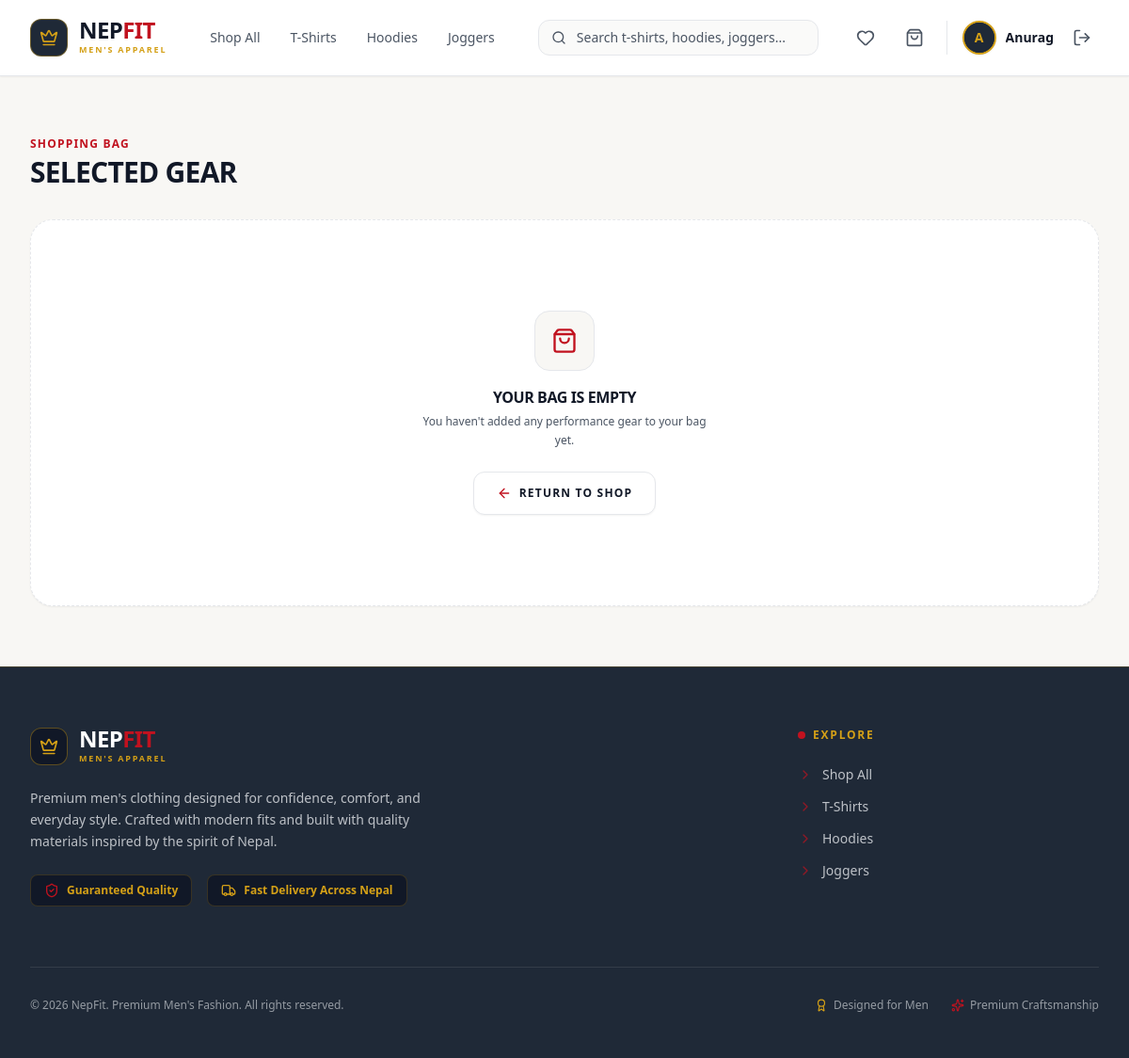
Before: /cart/ (signed in) with the older database file.
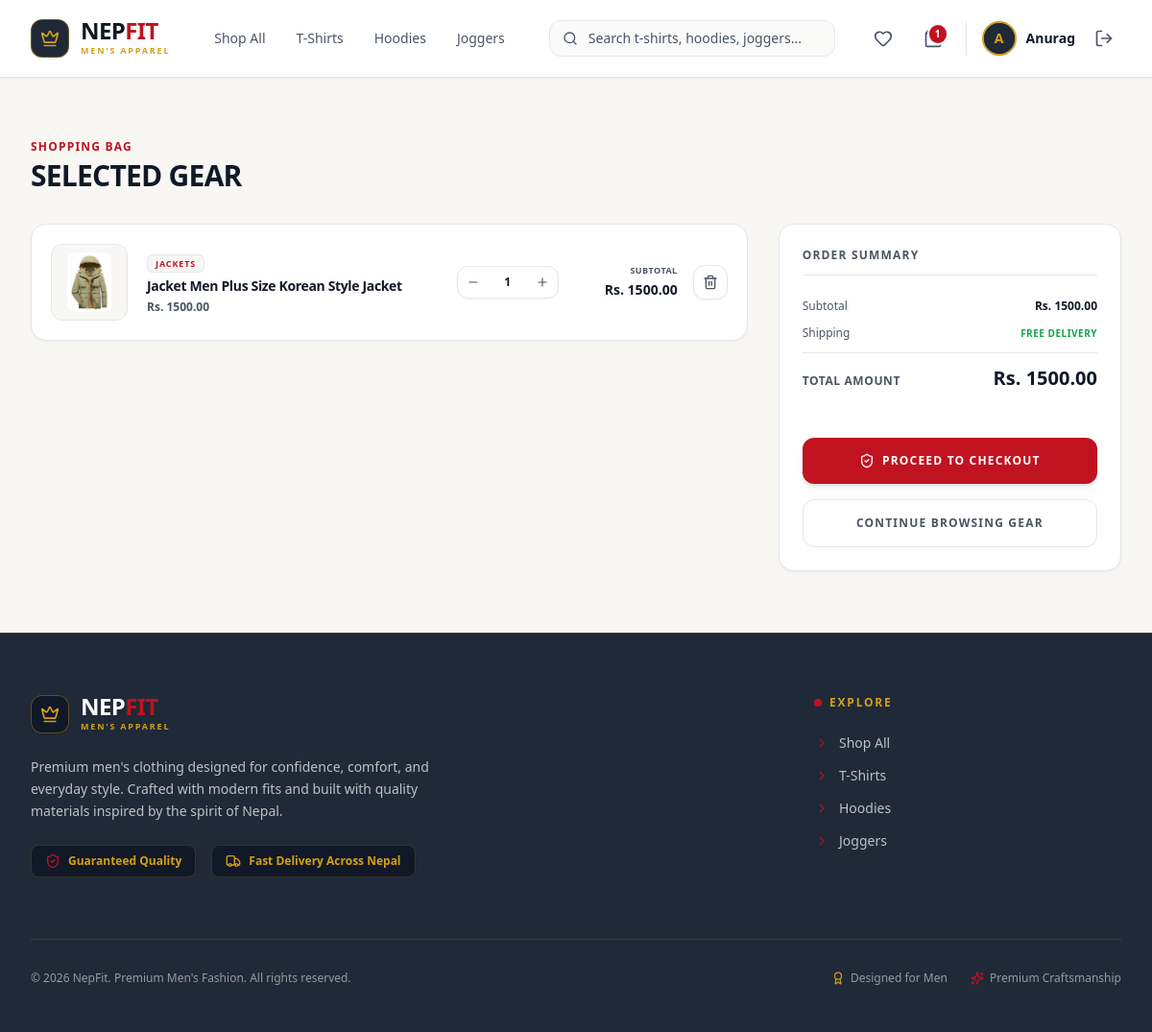
After: the same page with the newer database file.
### nf_app/models.py (models this page shows, shortened)
class User(AbstractUser):
    phone = models.CharField(max_length=20, blank=True)
    address = models.TextField(blank=True)
    profile_picture = models.ImageField(upload_to='images/user/', blank=True, null=True)

class Cart(models.Model):
    customer = models.OneToOneField(User, on_delete=models.CASCADE, related_name='cart')

class CartItem(models.Model):
    cart = models.ForeignKey(Cart, on_delete=models.CASCADE, related_name='items')
    product = models.ForeignKey(Product, on_delete=models.CASCADE)
    selected_size = models.CharField(max_length=10, choices=Product.Size.choices, default=Product.Size.MEDIUM)
    quantity = models.PositiveIntegerField(default=1)
    @property
    def total_price(self):
        return self.product.price * self.quantity

class Product(models.Model):
    class Category(models.TextChoices):
        SHIRTS = 'shirts', 'Shirts'
        T_SHIRTS = 't_shirts', 'T-Shirts'
        PANTS = 'pants', 'Pants'
        HOODIES = 'hoodies', 'Hoodies'
        JACKETS = 'jackets', 'Jackets'
        SWEATSHIRTS = 'sweatshirts', 'Sweatshirts'
        JOGGERS = 'joggers', 'Joggers'
        SHORTS = 'shorts', 'Shorts'
    class Size(models.TextChoices):
        SMALL = 'S', 'Small'
        MEDIUM = 'M', 'Medium'
        LARGE = 'L', 'Large'
        XLARGE = 'XL', 'Extra Large'
        XXLARGE = 'XXL', 'Double Extra Large'
    name = models.CharField(max_length=255)
    brand = models.CharField(max_length=100, default='NepFit', help_text="Brand name (e.g., NepFit)")
    category = models.CharField(max_length=30, choices=Category.choices)
    size = models.CharField(max_length=10, choices=Size.choices, default=Size.MEDIUM, help_text="Default size for this product")
    description = models.TextField(help_text="Product details, fabric materials, and sizing guide.")
    price = models.DecimalField(max_digits=10, decimal_places=2)
    stock = models.PositiveIntegerField(default=10)
    product_image = models.ImageField(upload_to='images/products/')
    is_active = models.BooleanField(default=True)
    created_at = models.DateTimeField(auto_now_add=True)

### nf_app/views/cart_view.py (the view)
# urls.py: path('cart/', cart_view, name='cart'),
@login_required
def cart_view(request):
    if request.user.is_staff:
        messages.error(request, "Staff members cannot access the cart.")
        return redirect('home')
    cart, created = Cart.objects.get_or_create(customer=request.user)
    cart_items = CartItem.objects.filter(cart=cart)
    total_price = sum(item.product.price * item.quantity for item in cart_items)
    return render(request, 'main/cart_page.html', {'cart_items': cart_items, 'total_price': total_price})

### nf_app/templates/main/cart_page.html (shortened to what the changed rows need)
<!DOCTYPE html>
<html lang="en">
<head>
    {% load static %}
    <link href="{% static 'css/styles.css' %}" rel="stylesheet" />
</head>
<body class="bg-[#F8F7F4] text-[#4B5563] font-sans min-h-screen flex flex-col antialiased">
    {% include 'components/_navbar.html' %}
    <main class="flex-grow max-w-7xl w-full mx-auto px-4 sm:px-6 lg:px-8 py-10 lg:py-16">
        <div class="mb-8">
            <h1 class="text-xs font-extrabold uppercase tracking-widest text-[#C1121F] mb-1">Shopping Bag</h1>
        </div>
        {% if cart_items %}
            <div class="grid grid-cols-1 lg:grid-cols-3 gap-8 items-start">
                <div class="lg:col-span-2 space-y-4">
                    {% for item in cart_items %}
                        <div class="bg-[#FFFFFF] border border-[#E5E7EB] rounded-2xl p-4 sm:p-5 flex flex-col sm:flex-row items-center justify-between gap-5 hover:border-[#1F2937]/30 transition-all shadow-sm">
                            <div class="flex flex-col sm:flex-row items-center gap-5 w-full sm:w-auto">
                                <div class="w-20 h-20 bg-[#F8F7F4] border border-[#E5E7EB] rounded-xl overflow-hidden flex items-center justify-center p-2 shrink-0">
                                    {% if item.product.product_image %}
                                        <img src="{{ item.product.product_image.url }}" alt="{{ item.product.name }}" class="max-w-full max-h-full object-contain rounded-lg">
                                    {% else %}
                                        <i data-lucide="image-off" class="w-6 h-6 text-[#E5E7EB]"></i>
                                    {% endif %}
                                </div>
                                <div class="space-y-1 text-center sm:text-left">
                                    <span class="text-[9px] font-extrabold uppercase tracking-widest text-[#C1121F] bg-[#F8F7F4] border border-[#E5E7EB] px-2 py-0.5 rounded-md">
                                        {{ item.product.get_category_display }}
                                    </span>
                                    <h3 class="font-extrabold text-[#111827] text-sm tracking-tight line-clamp-1 mt-1">
                                        {{ item.product.name }}
                                    </h3>
                                    <p class="text-xs font-bold text-[#4B5563]">
                                        Rs. {{ item.product.price|floatformat:2 }}
                                    </p>
                                </div>
                            </div>
                            <div class="flex items-center justify-between sm:justify-end gap-6 w-full sm:w-auto border-t sm:border-t-0 border-[#E5E7EB] pt-4 sm:pt-0">
                                <div class="flex items-center border border-[#E5E7EB] rounded-xl overflow-hidden bg-[#FFFFFF] shadow-sm">
                                    <a href="/cart/decrease/{{ item.product.id }}/" class="w-8 h-8 flex items-center justify-center text-[#4B5563] hover:text-[#C1121F] hover:bg-[#F8F7F4] transition-colors">
                                        <i data-lucide="minus" class="w-3.5 h-3.5"></i>
                                    </a>
                                    <span class="w-10 text-center text-xs font-extrabold text-[#111827]">
                                        {{ item.quantity }}
                                    </span>
                                    <a href="/cart/increase/{{ item.product.id }}/" class="w-8 h-8 flex items-center justify-center text-[#4B5563] hover:text-[#C1121F] hover:bg-[#F8F7F4] transition-colors">
                                        <i data-lucide="plus" class="w-3.5 h-3.5"></i>
                                    </a>
                                </div>
                                <div class="flex items-center gap-4 shrink-0">
                                    <div class="text-right hidden sm:block shrink-0 min-w-[100px]">
                                        <span class="text-[9px] text-[#4B5563] block uppercase font-bold tracking-wider whitespace-nowrap">Subtotal</span>
                                        <span class="text-sm font-black text-[#111827] whitespace-nowrap">Rs. {{ item.total_price|floatformat:2 }}</span>
                                    </div>
                                    <a href="/cart/remove/{{ item.product.id }}/" class="w-9 h-9 bg-[#FFFFFF] hover:bg-[#B91C1C]/10 border border-[#E5E7EB] hover:border-[#B91C1C]/30 text-[#4B5563] hover:text-[#B91C1C] rounded-xl transition-all flex items-center justify-center shadow-sm" title="Remove Item">
                                        <i data-lucide="trash-2" class="w-4 h-4"></i>
                                    </a>
                                </div>
                            </div>
                        </div>
                    {% endfor %}
                </div>
                <div class="bg-[#FFFFFF] border border-[#E5E7EB] rounded-2xl p-6 space-y-6 lg:sticky lg:top-24 shadow-sm">
                    <h2 class="text-xs font-extrabold uppercase tracking-widest text-[#4B5563] border-b border-[#E5E7EB] pb-3">Order Summary</h2>
                    <div class="space-y-3">
                        <div class="flex justify-between items-center text-xs">
                            <span class="text-[#4B5563] font-medium">Subtotal</span>
                            <span class="font-bold text-[#111827]">Rs. {{ total_price|floatformat:2 }}</span>
                        </div>
                        <div class="flex justify-between items-center text-xs">
                            <span class="text-[#4B5563] font-medium">Shipping</span>
                            <span class="font-extrabold text-[#16A34A] uppercase tracking-wider text-[10px]">Free Delivery</span>
                        </div>
                        <div class="border-t border-[#E5E7EB] pt-3 flex justify-between items-baseline">
                            <span class="text-xs font-extrabold uppercase tracking-wider text-[#4B5563]">Total Amount</span>
                            <span class="text-xl font-black text-[#111827]">Rs. {{ total_price|floatformat:2 }}</span>
                        </div>
                    </div>
                    <form method="POST" action="/payment/initiate/" class="space-y-4 pt-2">
                        <button type="button" id="action_button" class="w-full bg-[#C1121F] hover:bg-[#9B0D18] text-[#FFFFFF] font-extrabold py-4 px-6 rounded-xl text-xs uppercase tracking-widest transition-all flex items-center justify-center gap-2 shadow-md hover:shadow-lg hover:-translate-y-0.5 cursor-pointer">
                            <i data-lucide="shield-check" class="w-4 h-4"></i>
                            <span id="button_text">Proceed to Checkout</span>
                        </button>
                        <a href="/products/" class="w-full bg-transparent hover:bg-[#E5E7EB]/50 text-[#4B5563] hover:text-[#111827] font-bold py-4 px-6 rounded-xl text-xs uppercase tracking-widest transition-all flex items-center justify-center gap-2 border border-[#E5E7EB]">
                            Continue Browsing Gear
                        </a>
                    </form>
                </div>
            </div>
        {% else %}
            <div class="flex flex-col items-center justify-center text-center py-24 border border-dashed border-[#E5E7EB] rounded-3xl bg-[#FFFFFF] shadow-sm">
                <div class="w-16 h-16 bg-[#F8F7F4] rounded-2xl flex items-center justify-center border border-[#E5E7EB] mb-4">
                    <i data-lucide="shopping-bag" class="w-7 h-7 text-[#C1121F]"></i>
                </div>
                <h3 class="text-[#111827] font-black text-base tracking-tight uppercase">Your Bag is Empty</h3>
                <p class="text-xs text-[#4B5563] mt-1 max-w-xs leading-relaxed mb-6">You haven't added any performance gear to your bag yet.</p>
                <a href="/products/" class="bg-[#FFFFFF] hover:bg-[#F8F7F4] border border-[#E5E7EB] text-[#111827] font-extrabold px-6 py-3.5 rounded-xl text-xs uppercase tracking-widest transition-all flex items-center gap-2 shadow-sm">
                    <i data-lucide="arrow-left" class="w-4 h-4 text-[#C1121F]"></i>
                    Return to Shop
                </a>
            </div>
        {% endif %}
    </main>
</body>
</html>

### nf_app/templates/components/_navbar.html (shortened to what the changed rows need)
<header class="sticky top-0 z-50 bg-[#FFFFFF] border-b border-[#E5E7EB] shadow-sm">
    <nav class="max-w-7xl mx-auto px-4 sm:px-6 lg:px-8">
        <div class="flex items-center justify-between h-20 gap-4 md:gap-8">
            <div class="flex items-center gap-2 sm:gap-4">
                {% if not request.user.is_staff %}
                    <a href="/wishlist/" class="p-2 text-[#4B5563] hover:text-[#C1121F] hover:bg-[#FAFAF9] rounded-lg transition relative">
                        <i data-lucide="heart" class="w-5 h-5"></i>
                    </a>
                    <a href="/cart/" class="p-2 text-[#4B5563] hover:text-[#C1121F] hover:bg-[#FAFAF9] rounded-lg transition relative">
                        <i data-lucide="shopping-bag" class="w-5 h-5"></i>
                        {% if user.is_authenticated and user.cart.items.exists %}
                            <span class="absolute top-1 right-1 px-1.5 py-0.5 bg-[#C1121F] text-white text-[10px] font-black rounded-full ring-2 ring-[#FFFFFF]">
                                {{ user.cart.items.count }}
                            </span>
                        {% endif %}
                    </a>
                {% endif %}
                {% if user.is_authenticated %}
                    <div class="flex items-center gap-3 border-l border-[#E5E7EB] pl-3 sm:pl-4">
                        <a href="/profile/" class="flex items-center gap-2.5 group">
                            <div class="w-9 h-9 rounded-full overflow-hidden border-2 border-[#D4A017] bg-[#1F2937] group-hover:border-[#C1121F] transition-colors shadow-sm">
                                {% if user.profile_picture %}
                                    <img src="{{ user.profile_picture.url }}" alt="{{ user.username }}" class="w-full h-full object-cover">
                                {% else %}
                                    <div class="w-full h-full flex items-center justify-center text-[#D4A017] font-bold text-sm bg-[#1F2937]">
                                        <span>{{ user.username|slice:":1"|upper }}</span>
                                    </div>
                                {% endif %}
                            </div>
                            <span class="hidden md:inline-block text-sm font-bold text-[#111827] group-hover:text-[#C1121F] transition-colors max-w-[110px] truncate">
                                {{ user.username }}
                            </span>
                        </a>
                        <a href="/logout/" class="p-2 text-[#4B5563] hover:text-[#B91C1C] hover:bg-[#FAFAF9] rounded-lg transition" title="Logout">
                            <i data-lucide="log-out" class="w-5 h-5"></i>
                        </a>
                    </div>
                {% endif %}
            </div>
        </div>
    </nav>
</header>

Changed rows visible on the page:
shown differently, row unchanged: User "Anurag": cart.items.count (not shown) → "1"
added CartItem: product.product_image (picture), product.category "JACKETS", product.name "Jacket Men Plus Size Korean Style Jacket", product.price "1500.00", quantity "1", total_price "1500.00"
Other visible differences:
{{ total_price|floatformat:2 }}: (not shown) → "1500.00"
text no longer shown: "YOUR BAG IS EMPTY You haven't added any performance gear to your bag yet. RETURN TO SHOP"
text now shown: "ORDER SUMMARY Subtotal Rs. Shipping FREE DELIVERY TOTAL AMOUNT Rs. PROCEED TO CHECKOUT CONTINUE BROWSING GEAR"
